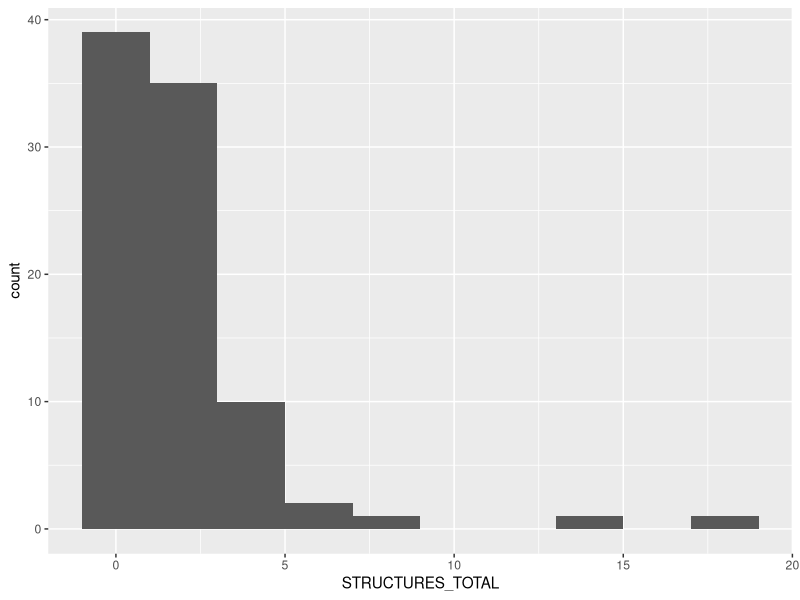

Source code (R): (Note: this script raises an error after producing the figure.)
## Setup
# Load packages
library(tidyverse)
library(gridExtra)

# Read in data
parcel_data <- read.csv("data/950_parcel_habitat_clean.csv")
woody_data <- read.csv("data/950_woody_habitat_clean.csv")

# Separate our group's lake - Big Arbor Vitae Lake
arbor_parcel <-
  parcel_data %>% filter(LAKE_NAME == "Big Arbor Vitae Lake")
arbor_woody <- woody_data %>% filter(LAKE_NAME == "Big Arbor Vitae")

# Aquatic vegetation
aquatic_veg <-
  select(arbor_parcel,
         c(
           PARCELID,
           EMERGENT_VEG_PRES,
           FLOATING_VEG_PRES,
           FLOAT_EMERG_PRES
         ))

# Structures in the water
aquatic_structures <-
  select(
    arbor_parcel,
    c(
      PARCELID,
      PIERS_CNT,
      BOAT_LIFT_CNT,
      SWIM_RAFT_CNT,
      BOATHOUSE_CNT,
      MARINAS_CNT,
      STRUCTURE_OTHER_CNT
    )
  )

# add column to overall dataset for total number of structures in the water
arbor_parcel <-
  arbor_parcel %>% mutate(STRUCTURES_TOTAL = rowSums(aquatic_structures[, -(1)]))


# create new column for whether any aquatic veg is present (floating or emergent)
arbor_parcel <- arbor_parcel %>% mutate(FLOAT_OR_EMERG_PRES = case_when(EMERGENT_VEG_PRES==TRUE | FLOATING_VEG_PRES==TRUE ~ TRUE,
                                                                        EMERGENT_VEG_PRES==FALSE & FLOATING_VEG_PRES==FALSE ~ FALSE))

# want to plot number of structures vs presence of aquatic vegetation
# would be easier as pct of veg but we don't have that

# one idea- group number of structures into low/med/high and have 3 bar plots
# low = 0-1; med=2-5, high=6+
arbor_parcel %>% ggplot(aes(x=STRUCTURES_TOTAL)) +
  geom_histogram(binwidth=2)
arbor_parcel <- arbor_parcel %>% mutate(STRUCTURES_CLASS =
                                          case_when(STRUCTURES_TOTAL <= 1 ~ "Low", 
                                                    STRUCTURES_TOTAL > 1 & STRUCTURES_TOTAL <= 5 ~ "Medium",
                                                    STRUCTURES_TOTAL > 5 ~ "High")
)
blues <- brewer.pal(n=9,name="Blues")
blues2 <- blues[c(7,3)]
names(blues2) <- levels(as.factor(arbor_parcel$FLOAT_OR_EMERG_PRES))

arbor_parcel %>% ggplot(aes(x=STRUCTURES_CLASS, fill=as.factor(FLOAT_OR_EMERG_PRES))) +
  geom_histogram(stat = "count",position="dodge", color=blues[8]) +
  scale_x_discrete(limits=c("Low","Medium", "High"),labels=c("Low (0-1)","Medium (2-5)", "High (6+)")) +
  labs(title="Presence of Aquatic Vegetation by Structures in the Water",x="Number of Structures", y="Number of Parcels") +
  scale_fill_manual(name="Aquatic Vegetation Present", values = blues2) +
  guides(color="none") +
  theme_minimal() +
  theme(plot.title = element_text(hjust = 0.5,size=15))

# parcel drilldown - show distribution of total numbers of aquatic structures for each parcel
# color manipulation to make it the right length
blues20 <- blues
i <- 1
for (color in blues){
  blues20[i] <- color
  blues20[i+1] <- color
  i <- i + 2
}
blues20[c(19,20)] <- blues[c(9,9)]

  
arbor_parcel %>% ggplot(aes(x=STRUCTURES_TOTAL)) +
  geom_histogram(binwidth=1,fill=blues20, color=blues20[20]) +
  labs(x="Total Number of Structures in the Water", y="Number of Parcels", title="Distribution of Structures in the Water") +
  theme_minimal() +
  theme(plot.title = element_text(hjust = 0.5,size=15))

# lollipop plot of the same data as above
arbor_parcel %>% 
  count(STRUCTURES_TOTAL) %>% 
  ggplot(aes(x=STRUCTURES_TOTAL, y=n)) +
  geom_segment(aes(x=STRUCTURES_TOTAL,xend=STRUCTURES_TOTAL,y=0,yend=n),color=blues[9]) +
  geom_point(size=5, color=blues20[20],fill=c(blues,blues[9], blues[9]) ,alpha=0.7,shape=21,stroke=1) +
  labs(x="Total Number of Structures in the Water", y="Number of Parcels", title="Distribution of Structures in the Water") +
  theme_minimal() +
  theme(plot.title = element_text(hjust = 0.5,size=15))
  

# then go into 3 parcels specifically to show exactly what kinds they have
parcel_structures <- select(parcel_dd,c(PARCELID,PIERS_CNT,BOAT_LIFT_CNT,SWIM_RAFT_CNT,BOATHOUSE_CNT,MARINAS_CNT,STRUCTURE_OTHER_CNT))
parcel_struc_pivot <- pivot_longer(parcel_structures,cols=!PARCELID,names_to = "Type", values_to = "Count")

parcel_struc_pivot %>% ggplot(aes(x=Count,y=Type,fill=PARCELID)) + 
  geom_bar(stat="identity", position="dodge", color=blues[9]) +
  scale_x_continuous(breaks=seq(0:10)) + # show axis in whole numbers
  scale_y_discrete(limits=c("BOATHOUSE_CNT", "MARINAS_CNT", "SWIM_RAFT_CNT", "STRUCTURE_OTHER_CNT", "BOAT_LIFT_CNT", "PIERS_CNT"), # reverse order
                   labels=c("BOATHOUSE_CNT"="Boathouses", "MARINAS_CNT"="Marinas", 
                            "SWIM_RAFT_CNT"="Swim Rafts", "STRUCTURE_OTHER_CNT"="Other Structures", 
                            "BOAT_LIFT_CNT"="Boat Lifts", "PIERS_CNT"="Piers")) + 
  scale_fill_manual(values=blues[c(7,3,1)], name="Parcel ID",breaks=c("2-2686-16", "2-2649", "2-2562-02")) + # re-title and re-order legend
  labs(x="Number of Structures", y="Type of Structure", title="Count of Each Type of Structure per Parcel") +
  theme_minimal() +
  theme(plot.title = element_text(hjust = 0.5,size=15))
  

# investigate what kind of veg is here
parcel_veg <- select(parcel_dd,c(PARCELID,FLOATING_VEG_PRES,EMERGENT_VEG_PRES))
parcel_veg_pivot <- pivot_longer(parcel_veg, cols=!PARCELID, names_to="Type", values_to="Presence")
parcel_veg_pivot %>% ggplot(aes(x=Type,y=Presence,fill=PARCELID)) +
  geom_bar(stat="identity",position="dodge")


parcel_veg %>% ggplot(aes(x=PARCELID,y=FLOATING_VEG_PRES,size=EMERGENT_VEG_PRES)) + 
  geom_point() 
select(parcel_dd,c(PARCELID,FLOATING_VEG_PRES,EMERGENT_VEG_PRES))


